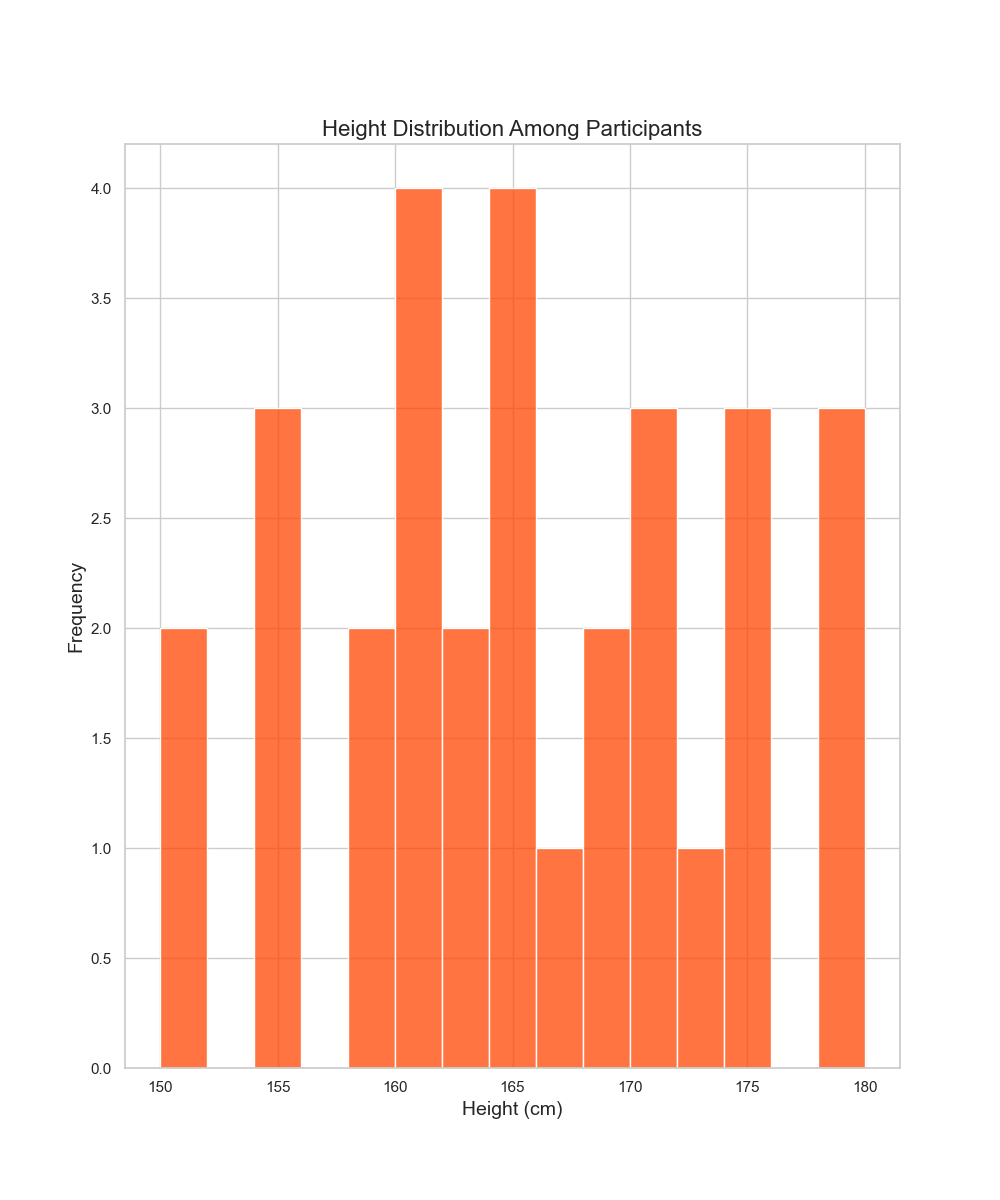

This chart was generated by the following Python code:

import pandas as pd
import seaborn as sns
import matplotlib.pyplot as plt

# Data
height_data = {
    "height": [
        150, 160, 155, 165, 170, 160, 150, 155, 168, 172, 175, 165, 170, 158, 162,
        155, 166, 178, 180, 160, 158, 165, 170, 175, 162, 168, 174, 178, 160, 165
    ]
}

# Create DataFrame
df = pd.DataFrame(data=height_data)

# Set the style and color palette
sns.set(style="whitegrid")
palette = ["#FFA07A", "#20B2AA", "#778899", "#FF6347", "#4682B4"]

# Create the histogram chart
plt.figure(figsize=(10, 12))
sns.histplot(df['height'], kde=False, color="#FF4500", bins=15, binwidth=2)

# Additional styling options
plt.title('Height Distribution Among Participants', fontsize=16)
plt.xlabel('Height (cm)', fontsize=14)
plt.ylabel('Frequency', fontsize=14)
plt.ylim(0, None)

# Save or show the figure
plt.savefig('height_distribution.png')
plt.show()
